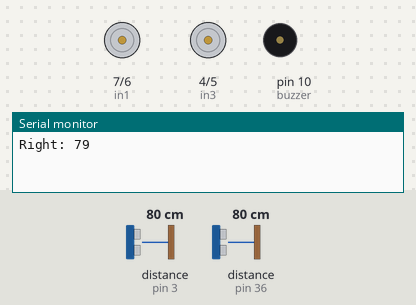
This sketch was run on a simulated Arduino Mega 2560, built with avr-gcc and run on an emulated ATmega2560. Shown: motor-driver pin pairs drawn as motors (green arrow = first pin HIGH = forward, orange = second pin HIGH = backward, longer = more drive, scaled by the enable pin), buzzer (waves = sounding, pin HIGH), the last lines printed to the serial monitor. Wiring (inferred from the names in the program): ultrasonic range finder: trigger pin 34; echo pin 36. Inputs (shaded band) come from the test bench; at power-on: distance to the obstacle (sensors on pin 36, pin 3) 80 cm. The echo pulse lasts 58.3 µs per cm; pins used as bus, display or sensor lines are not drawn.

Above: at 16.3 s.
16.4 s: distance to the obstacle (sensor on pin 36) set to 7 cm
At 20.9 s:
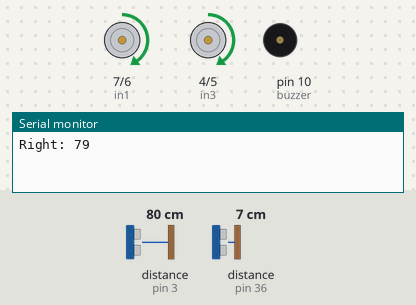
30.2 s: distance to the obstacle (sensor on pin 36) set to 4 cm
At 44.7 s:
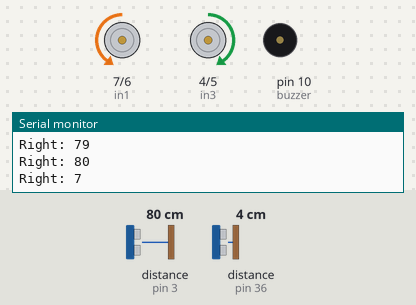
Timing chart, 0 to 61.8 s (numbered marks = the images above; inputs shaded):
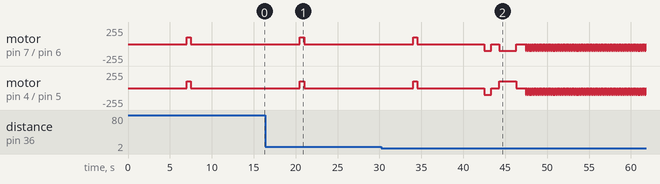

Measured:
- the behaviour switches between 6 and 5 cm on distance to the obstacle (sensor on pin 36) (found by bisection; images 1 and 2)

The sketch:

Parallel_Parking.ino
```cpp
//Back sensor
#define trigPin1 2
#define echoPin1 3

//Right sensor
#define trigPin2 34
#define echoPin2 36

// Motors Speed
#define S 100

// Motor A

#define enA 9
#define in1 7
#define in2 6

// Motor B

#define enB 8
#define in3 4
#define in4 5

//Buzzer
#define buzzer 10

int distance;
void setup() {
 //ultra sonic pins
  pinMode(trigPin1,OUTPUT);
  pinMode(echoPin1,INPUT);
  pinMode(trigPin2,OUTPUT);
  pinMode(echoPin2,INPUT);

// Set all the motor control pins to outputs
  pinMode(enA, OUTPUT);
  pinMode(enB, OUTPUT);
  pinMode(in1, OUTPUT);
  pinMode(in2, OUTPUT);
  pinMode(in3, OUTPUT);
  pinMode(in4, OUTPUT);

  pinMode(buzzer, OUTPUT);
  Serial.begin(9600); // Starts the serial communication

}

//Ultrasonic function
int UFun(int triger , int echo){
   long duration ;
   int distance;
        digitalWrite(triger,LOW);
        delayMicroseconds(2);
        digitalWrite(triger, HIGH);
        delayMicroseconds(10);
        digitalWrite(triger,LOW);

        duration = pulseIn(echo,HIGH);
        distance = duration/2 /29.1 ;
  return distance;

}
void Stop(){

  // Turnning the motors off
  digitalWrite(in1, LOW);
  digitalWrite(in2, LOW);
  digitalWrite(in3, LOW);
  digitalWrite(in4, LOW);

}

void MoveForward(){
 {
   // Stop before moving forward to give the right sensor time to search for a parking spot
    Stop();
    delay(5000);
    // Moving forward controls
    digitalWrite(in1, HIGH);
    digitalWrite(in2, LOW);
    digitalWrite(in3, HIGH);
    digitalWrite(in4, LOW);
    analogWrite(enA, S);
    analogWrite(enB, S);
  }

}
void MoveBack() {
  //Move back controls
    digitalWrite(in1, LOW);
    digitalWrite(in2, HIGH);
    digitalWrite(in3, LOW);
    digitalWrite(in4, HIGH);
    analogWrite(enA, S);
    analogWrite(enB, S);
}

void MoveLeft(){

//move left controls
  digitalWrite(in1, LOW);
  digitalWrite(in2, HIGH);
  analogWrite(enA, S);
  digitalWrite(in3, HIGH);
  digitalWrite(in4, LOW);
  analogWrite(enB, S);
}

void MoveRight(){

//move right controls
  digitalWrite(in1, HIGH);
  digitalWrite(in2, LOW);
  analogWrite(enA, S);
  digitalWrite(in3, LOW);
  digitalWrite(in4, HIGH);
  analogWrite(enB, S);

}
void loop() {
  delay(2000);
  distance = UFun(trigPin2,echoPin2);
  if(distance<=5){ // if their is a parking space
  //parking controls then exit the loop when the parking is completed
    MoveBack();
    delay(800);
    Stop();
    delay(1000);
    MoveLeft();
    delay(2000);
    Stop();
    delay(1000);
    while(UFun(trigPin1,echoPin1)>15){
      if(UFun(trigPin1,echoPin1)<25){
          tone(buzzer,450);
          delay(25);
          noTone(buzzer);
          delay(25);
      }
       if(UFun(trigPin1,echoPin1)<20){
          tone(buzzer,450);
          delay(5);
          noTone(buzzer);
          delay(5);
          tone(buzzer,450);
          delay(5);
          noTone(buzzer);
          delay(5);
      }
          delay(100);
          MoveBack();
          delay(100);
          Stop();

    }
    delay(900);
    Stop();
    delay(1000);
    MoveRight();
    delay(1000);
    Stop();
    exit(0);
  }
  else{
  // move forward for 500ms then stop for 1 second to give the sensor sometime to check for a parking spot
    MoveForward();
    delay(500);
    Stop();
    delay(1000);
  }
  delay(5000);

// printing to the serial monitor for debugging
  Serial.print("Right: ");
  Serial.println(distance);

}
```
